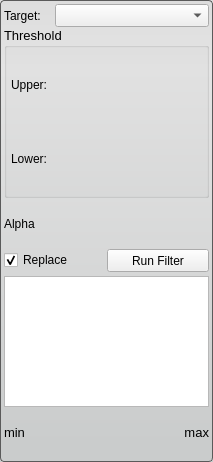
<?xml version="1.0" encoding="UTF-8"?>
<ui version="4.0">
 <class>HistogramEqualizationFilterInterface</class>
 <widget class="QWidget" name="HistogramEqualizationFilterInterface">
  <property name="geometry">
   <rect>
    <x>0</x>
    <y>0</y>
    <width>213</width>
    <height>462</height>
   </rect>
  </property>
  <property name="sizePolicy">
   <sizepolicy hsizetype="Expanding" vsizetype="Fixed">
    <horstretch>0</horstretch>
    <verstretch>0</verstretch>
   </sizepolicy>
  </property>
  <property name="minimumSize">
   <size>
    <width>213</width>
    <height>462</height>
   </size>
  </property>
  <property name="maximumSize">
   <size>
    <width>16777215</width>
    <height>462</height>
   </size>
  </property>
  <property name="windowTitle">
   <string>Form</string>
  </property>
  <property name="styleSheet">
   <string notr="true">QWidget#HistogramEqualizationFilterInterface{
  border-radius: 4px;
  border: 1px solid rgb(90, 90, 90);
  background-color: qlineargradient(spread:pad, x1:0.5, y1:0, x2:0.5, y2:0.960227, stop:0 rgba(221, 221, 221, 255), stop:0.155779 rgba(228, 228, 228, 255), stop:1 rgba(202, 204, 204, 255));      
}</string>
  </property>
  <layout class="QVBoxLayout" name="verticalLayout_2">
   <property name="spacing">
    <number>0</number>
   </property>
   <property name="margin">
    <number>4</number>
   </property>
   <item>
    <layout class="QHBoxLayout" name="activeHLayout" stretch="1,3">
     <property name="spacing">
      <number>0</number>
     </property>
     <item>
      <widget class="QLabel" name="activeLabel">
       <property name="text">
        <string>Target:</string>
       </property>
      </widget>
     </item>
     <item>
      <widget class="QComboBox" name="targetComboBox">
       <property name="maximumSize">
        <size>
         <width>16777215</width>
         <height>23</height>
        </size>
       </property>
       <property name="sizeAdjustPolicy">
        <enum>QComboBox::AdjustToMinimumContentsLength</enum>
       </property>
       <property name="minimumContentsLength">
        <number>12</number>
       </property>
      </widget>
     </item>
    </layout>
   </item>
   <item>
    <widget class="QGroupBox" name="thresholdGroupBox">
     <property name="sizePolicy">
      <sizepolicy hsizetype="Expanding" vsizetype="Fixed">
       <horstretch>0</horstretch>
       <verstretch>0</verstretch>
      </sizepolicy>
     </property>
     <property name="minimumSize">
      <size>
       <width>0</width>
       <height>171</height>
      </size>
     </property>
     <property name="maximumSize">
      <size>
       <width>16777215</width>
       <height>171</height>
      </size>
     </property>
     <property name="font">
      <font>
       <pointsize>10</pointsize>
      </font>
     </property>
     <property name="title">
      <string>Threshold</string>
     </property>
     <property name="flat">
      <bool>false</bool>
     </property>
     <layout class="QVBoxLayout" name="verticalLayout">
      <property name="spacing">
       <number>0</number>
      </property>
      <property name="margin">
       <number>0</number>
      </property>
      <item>
       <layout class="QHBoxLayout" name="upperHLayout_top">
        <property name="leftMargin">
         <number>4</number>
        </property>
        <property name="rightMargin">
         <number>4</number>
        </property>
        <item>
         <widget class="QLabel" name="upperLabel">
          <property name="text">
           <string>Upper:</string>
          </property>
         </widget>
        </item>
       </layout>
      </item>
      <item>
       <layout class="QHBoxLayout" name="upperHLayout_bottom">
        <property name="spacing">
         <number>0</number>
        </property>
        <property name="leftMargin">
         <number>4</number>
        </property>
        <property name="rightMargin">
         <number>4</number>
        </property>
       </layout>
      </item>
      <item>
       <layout class="QHBoxLayout" name="lowerHLayout_top">
        <property name="leftMargin">
         <number>4</number>
        </property>
        <property name="rightMargin">
         <number>4</number>
        </property>
        <item>
         <widget class="QLabel" name="lowerLabel">
          <property name="text">
           <string>Lower:</string>
          </property>
         </widget>
        </item>
       </layout>
      </item>
      <item>
       <layout class="QHBoxLayout" name="lowerHLayout_bottom">
        <property name="spacing">
         <number>0</number>
        </property>
        <property name="leftMargin">
         <number>4</number>
        </property>
        <property name="rightMargin">
         <number>4</number>
        </property>
       </layout>
      </item>
     </layout>
    </widget>
   </item>
   <item>
    <layout class="QHBoxLayout" name="alphaHLayout_top">
     <item>
      <widget class="QLabel" name="alphaLabel">
       <property name="text">
        <string>Alpha</string>
       </property>
      </widget>
     </item>
    </layout>
   </item>
   <item>
    <layout class="QHBoxLayout" name="alphaHLayout_bottom"/>
   </item>
   <item>
    <layout class="QHBoxLayout" name="replaceRunLayout">
     <property name="spacing">
      <number>0</number>
     </property>
     <property name="bottomMargin">
      <number>4</number>
     </property>
     <item>
      <widget class="QCheckBox" name="replaceCheckBox">
       <property name="text">
        <string>Replace</string>
       </property>
       <property name="checked">
        <bool>true</bool>
       </property>
      </widget>
     </item>
     <item>
      <widget class="QPushButton" name="runButton">
       <property name="maximumSize">
        <size>
         <width>16777215</width>
         <height>23</height>
        </size>
       </property>
       <property name="text">
        <string>Run Filter</string>
       </property>
      </widget>
     </item>
    </layout>
   </item>
   <item>
    <widget class="QGraphicsView" name="histogramView">
     <property name="sizePolicy">
      <sizepolicy hsizetype="Ignored" vsizetype="Fixed">
       <horstretch>0</horstretch>
       <verstretch>0</verstretch>
      </sizepolicy>
     </property>
     <property name="minimumSize">
      <size>
       <width>0</width>
       <height>131</height>
      </size>
     </property>
     <property name="maximumSize">
      <size>
       <width>16777215</width>
       <height>131</height>
      </size>
     </property>
    </widget>
   </item>
   <item>
    <layout class="QHBoxLayout" name="minMaxHLayout">
     <item>
      <widget class="QLabel" name="minLabel">
       <property name="font">
        <font>
         <pointsize>10</pointsize>
         <weight>50</weight>
         <bold>false</bold>
        </font>
       </property>
       <property name="text">
        <string>min</string>
       </property>
      </widget>
     </item>
     <item>
      <widget class="QLabel" name="maxLabel">
       <property name="font">
        <font>
         <pointsize>10</pointsize>
        </font>
       </property>
       <property name="text">
        <string>max</string>
       </property>
       <property name="alignment">
        <set>Qt::AlignRight|Qt::AlignTrailing|Qt::AlignVCenter</set>
       </property>
      </widget>
     </item>
    </layout>
   </item>
  </layout>
 </widget>
 <resources/>
 <connections/>
</ui>
